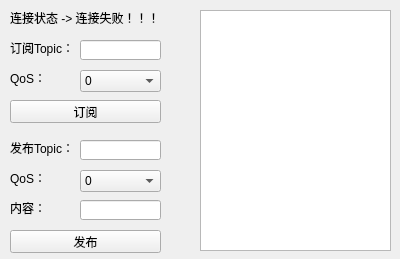
<?xml version="1.0" encoding="UTF-8"?>
<ui version="4.0">
 <class>MainWindow</class>
 <widget class="QMainWindow" name="MainWindow">
  <property name="geometry">
   <rect>
    <x>0</x>
    <y>0</y>
    <width>400</width>
    <height>259</height>
   </rect>
  </property>
  <property name="windowTitle">
   <string>MQTT测试</string>
  </property>
  <widget class="QWidget" name="centralWidget">
   <widget class="QLabel" name="label_state">
    <property name="geometry">
     <rect>
      <x>10</x>
      <y>10</y>
      <width>151</width>
      <height>16</height>
     </rect>
    </property>
    <property name="text">
     <string>连接状态 -&gt; 连接失败！！！</string>
    </property>
   </widget>
   <widget class="QLabel" name="label_2">
    <property name="geometry">
     <rect>
      <x>10</x>
      <y>40</y>
      <width>61</width>
      <height>16</height>
     </rect>
    </property>
    <property name="text">
     <string>订阅Topic：</string>
    </property>
   </widget>
   <widget class="QLineEdit" name="lineEdit_topicSub">
    <property name="geometry">
     <rect>
      <x>80</x>
      <y>40</y>
      <width>81</width>
      <height>20</height>
     </rect>
    </property>
   </widget>
   <widget class="QLabel" name="label_3">
    <property name="geometry">
     <rect>
      <x>10</x>
      <y>70</y>
      <width>61</width>
      <height>16</height>
     </rect>
    </property>
    <property name="text">
     <string>QoS：</string>
    </property>
   </widget>
   <widget class="QComboBox" name="comboBox_qosSub">
    <property name="geometry">
     <rect>
      <x>80</x>
      <y>70</y>
      <width>81</width>
      <height>22</height>
     </rect>
    </property>
    <item>
     <property name="text">
      <string>0</string>
     </property>
    </item>
    <item>
     <property name="text">
      <string>1</string>
     </property>
    </item>
    <item>
     <property name="text">
      <string>2</string>
     </property>
    </item>
   </widget>
   <widget class="QPlainTextEdit" name="plainTextEdit">
    <property name="geometry">
     <rect>
      <x>200</x>
      <y>10</y>
      <width>191</width>
      <height>241</height>
     </rect>
    </property>
   </widget>
   <widget class="QPushButton" name="pushButton_sub">
    <property name="geometry">
     <rect>
      <x>10</x>
      <y>100</y>
      <width>151</width>
      <height>23</height>
     </rect>
    </property>
    <property name="text">
     <string>订阅</string>
    </property>
   </widget>
   <widget class="QLineEdit" name="lineEdit_topicPub">
    <property name="geometry">
     <rect>
      <x>80</x>
      <y>140</y>
      <width>81</width>
      <height>20</height>
     </rect>
    </property>
   </widget>
   <widget class="QComboBox" name="comboBox_qosPub">
    <property name="geometry">
     <rect>
      <x>80</x>
      <y>170</y>
      <width>81</width>
      <height>22</height>
     </rect>
    </property>
    <item>
     <property name="text">
      <string>0</string>
     </property>
    </item>
    <item>
     <property name="text">
      <string>1</string>
     </property>
    </item>
    <item>
     <property name="text">
      <string>2</string>
     </property>
    </item>
   </widget>
   <widget class="QLabel" name="label_4">
    <property name="geometry">
     <rect>
      <x>10</x>
      <y>170</y>
      <width>61</width>
      <height>16</height>
     </rect>
    </property>
    <property name="text">
     <string>QoS：</string>
    </property>
   </widget>
   <widget class="QLabel" name="label_5">
    <property name="geometry">
     <rect>
      <x>10</x>
      <y>140</y>
      <width>61</width>
      <height>16</height>
     </rect>
    </property>
    <property name="text">
     <string>发布Topic：</string>
    </property>
   </widget>
   <widget class="QPushButton" name="pushButton_pub">
    <property name="geometry">
     <rect>
      <x>10</x>
      <y>230</y>
      <width>151</width>
      <height>23</height>
     </rect>
    </property>
    <property name="text">
     <string>发布</string>
    </property>
   </widget>
   <widget class="QLineEdit" name="lineEdit_mes">
    <property name="geometry">
     <rect>
      <x>80</x>
      <y>200</y>
      <width>81</width>
      <height>20</height>
     </rect>
    </property>
   </widget>
   <widget class="QLabel" name="label_6">
    <property name="geometry">
     <rect>
      <x>10</x>
      <y>200</y>
      <width>61</width>
      <height>16</height>
     </rect>
    </property>
    <property name="text">
     <string>内容：</string>
    </property>
   </widget>
  </widget>
 </widget>
 <layoutdefault spacing="6" margin="11"/>
 <resources/>
 <connections/>
</ui>
